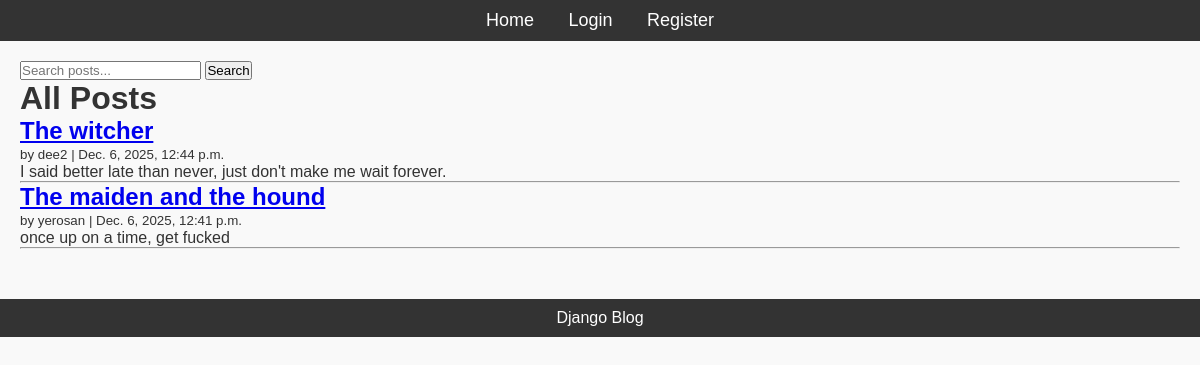
The page / on the database its author committed.
### blog/models.py (models this page shows, shortened)
class Post(models.Model):
    title = models.CharField(max_length=200)
    content = models.TextField()
    published_date = models.DateTimeField(auto_now_add=True)
    author = models.ForeignKey(User, on_delete=models.CASCADE, related_name='posts')
    tags = TaggableManager()

### blog/views.py (the view)
# urls.py: path("", views.PostListView.as_view(), name="post-list"),
class PostListView(generic.ListView):
    model = Post
    template_name = "blog/post_list.html"
    context_object_name = "posts"
    ordering = ["-published_date"]

### blog/templates/blog/post_list.html (shortened to what this page needs)
{% load static %}
<!DOCTYPE html>
<html>
<head>
    <link rel="stylesheet" href="{% static 'css/styles.css' %}">
</head>
<body>
<header>
    <nav>
        <ul>
            <li><a href="{% url 'post-list' %}">Home</a></li>
            {% if user.is_authenticated %}
                <li><a href="{% url 'post-create' %}">New Post</a></li>
                <li><a href="{% url 'profile' %}">Profile</a></li>
                <li><a href="{% url 'logout' %}">Logout</a></li>
            {% else %}
                <li><a href="{% url 'login' %}">Login</a></li>
                <li><a href="{% url 'register' %}">Register</a></li>
            {% endif %}
        </ul>
    </nav>
</header>
<div class="content">
    <form method="GET" action="{% url 'search' %}">
        <input type="text" name="q" placeholder="Search posts..." required>
        <button type="submit">Search</button>
    </form>
    <h1>All Posts</h1>
    {% for post in posts %}
        <article>
            <h2>
                <a href="{% url 'post-detail' post.pk %}">
                    {{ post.title }}
                </a>
            </h2>
            <small>by {{ post.author.username }} | {{ post.published_date }}</small>
            <p>{{ post.content|truncatewords:20 }}</p>
        </article>
        <hr>
    {% empty %}
        <p>No posts yet.</p>
    {% endfor %}
</div>
<footer>Django Blog</footer>
</body>
</html>

### static/css/styles.css (style rules this page uses)
* { margin: 0; padding: 0; box-sizing: border-box; }
body { font-family: Arial, sans-serif; background-color: #f9f9f9; color: #333; }
header { background-color: #333; padding: 10px; text-align: center; }
header nav ul { list-style-type: none; }
header nav ul li { display: inline; margin: 0 15px; }
header nav ul li a { color: white; text-decoration: none; font-size: 18px; }
.content { margin: 20px; }
footer { text-align: center; margin-top: 50px; padding: 10px; background-color: #333; color: white; }

### rows shown on the page
Post: title "The witcher", author.username "dee2", published_date "Dec. 6, 2025, 12:44 p.m.", content "I said better late than never, just don't make me wait forever."
Post: title "The maiden and the hound", author.username "yerosan", published_date "Dec. 6, 2025, 12:41 p.m.", content "once up on a time, get fucked"
